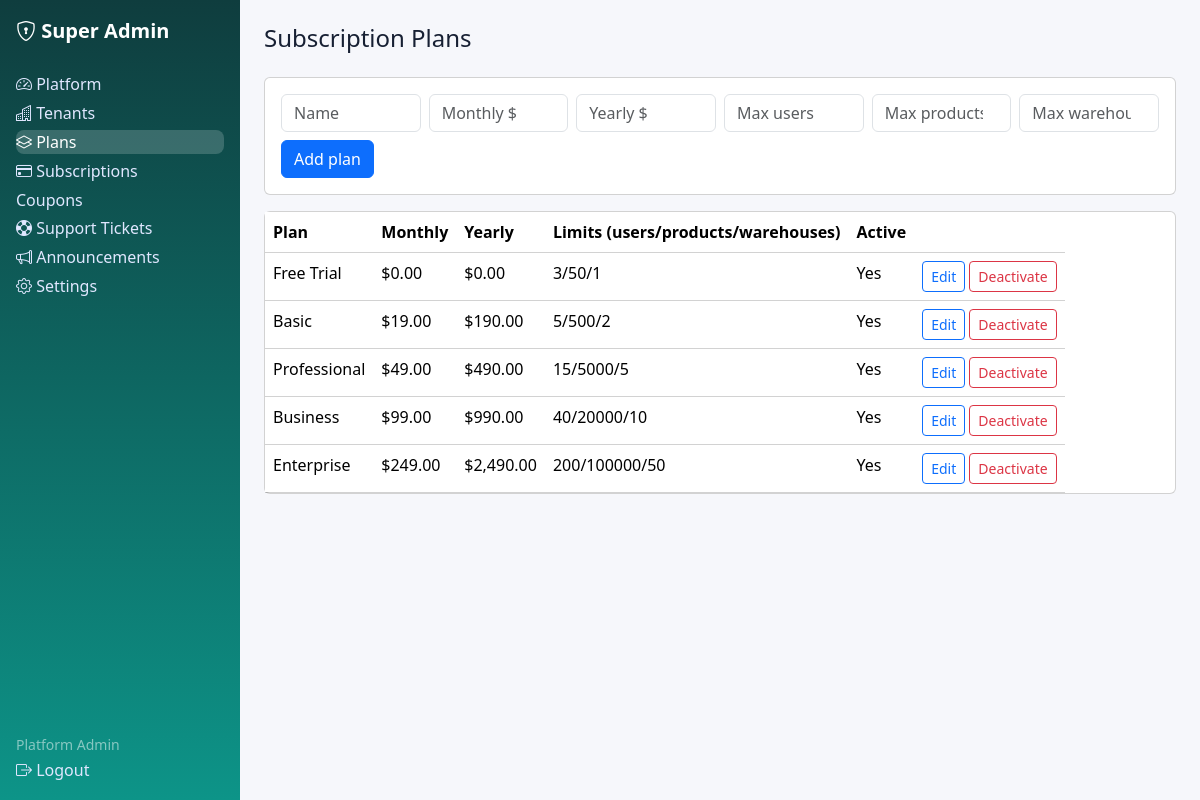
The page /super-admin/plans.php (signed in) on the database its author committed.
### tables this page shows
CREATE TABLE plans (id INT UNSIGNED AUTO_INCREMENT PRIMARY KEY, name VARCHAR(80) NOT NULL, slug VARCHAR(80) NOT NULL UNIQUE, price_monthly DECIMAL(10,2) NOT NULL DEFAULT 0, price_yearly DECIMAL(10,2) NOT NULL DEFAULT 0, max_products INT NOT NULL DEFAULT 50, max_warehouses INT NOT NULL DEFAULT 1, max_users INT NOT NULL DEFAULT 3, is_active TINYINT(1) NOT NULL DEFAULT 1, created_at DATETIME NOT NULL DEFAULT CURRENT_TIMESTAMP);

### includes/functions.php (called while the page is built, shortened)
<?php
function e(?string $v): string { return htmlspecialchars($v ?? '', ENT_QUOTES, 'UTF-8'); }
function money($n): string { return '$' . number_format((float)$n, 2); }

### super-admin/plans.php (the view, shortened to what this page needs)
<?php require_once __DIR__ . '/../includes/auth.php'; $user=require_role(['super_admin'], '../auth/login.php'); $pdo=db(); $base='../';
$rows=$pdo->query('SELECT * FROM plans ORDER BY price_monthly')->fetchAll(); $edit=null; if(!empty($_GET['edit'])){$s=$pdo->prepare('SELECT * FROM plans WHERE id=?');$s->execute([(int)$_GET['edit']]);$edit=$s->fetch();}
include __DIR__ . '/header.php'; ?>
<div class="card p-3 mb-3"><form class="row g-2" method="post"><?= csrf_field() ?><input type="hidden" name="id" value="<?= e($edit['id']??'') ?>">
<?php foreach([['name','Name','text'],['price_monthly','Monthly $','number'],['price_yearly','Yearly $','number'],['max_users','Max users','number'],['max_products','Max products','number'],['max_warehouses','Max warehouses','number']] as [$f,$l,$t]): ?><div class="col-md-2"><input class="form-control" type="<?= $t ?>" step="any" name="<?= $f ?>" placeholder="<?= $l ?>" value="<?= e($edit[$f]??'') ?>" required></div><?php endforeach; ?>
<div class="col-md-12"><button class="btn btn-primary"><?= $edit?'Update':'Add' ?> plan</button></div></form></div>
<table class="table card"><tr><th>Plan</th><th>Monthly</th><th>Yearly</th><th>Limits (users/products/warehouses)</th><th>Active</th><th></th></tr>
<?php foreach($rows as $r): ?><tr><td><?= e($r['name']) ?></td><td><?= money($r['price_monthly']) ?></td><td><?= money($r['price_yearly']) ?></td><td><?= $r['max_users'] ?>/<?= $r['max_products'] ?>/<?= $r['max_warehouses'] ?></td><td><?= $r['is_active']?'Yes':'No' ?></td>
<td><a class="btn btn-sm btn-outline-primary" href="?edit=<?= $r['id'] ?>">Edit</a> <form method="post" class="d-inline"><button class="btn btn-sm btn-outline-danger">Deactivate</button></form></td></tr><?php endforeach; ?></table>
<?php include __DIR__ . '/footer.php'; ?>

### assets/css/style.css (style rules this page uses)
:root { --brand:#0d9488;--bg:#f6f7fb;--card:#fff;--text:#172033 }
body { background:var(--bg);color:var(--text);font-family:system-ui,-apple-system,"Segoe UI",Roboto,sans-serif }

### rows shown on the page
plans: name "Free Trial", price_monthly "$0.00", price_yearly "$0.00", max_users "3", max_products "50", max_warehouses "1", is_active "Yes"
plans: name "Basic", price_monthly "$19.00", price_yearly "$190.00", max_users "5", max_products "500", max_warehouses "2", is_active "Yes"
plans: name "Professional", price_monthly "$49.00", price_yearly "$490.00", max_users "15", max_products "5000", max_warehouses "5", is_active "Yes"
plans: name "Business", price_monthly "$99.00", price_yearly "$990.00", max_users "40", max_products "20000", max_warehouses "10", is_active "Yes"
plans: name "Enterprise", price_monthly "$249.00", price_yearly "$2,490.00", max_users "200", max_products "100000", max_warehouses "50", is_active "Yes"

### other values the page prints
$l "Platform"
$l "Tenants"
$l "Plans"
$l "Subscriptions"
$l "Coupons"
$l "Support Tickets"
$l "Announcements"
$l "Settings"
current_user()['name'] "Platform Admin"
$pageTitle "Subscription Plans"
